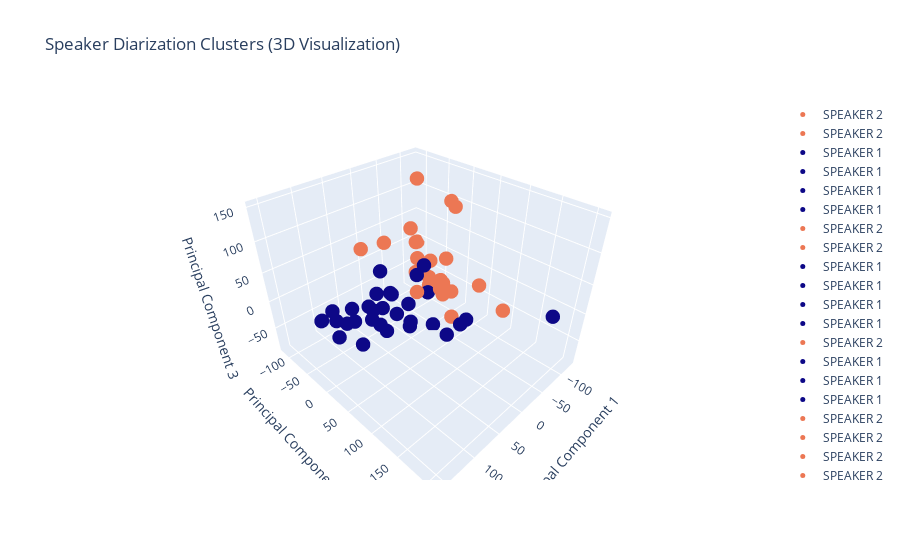

Notebook source saved alongside this figure:
### Code cell
import numpy as np
import plotly.graph_objects as go
from sklearn.decomposition import PCA
import matplotlib.cm as cm

# Your existing code for clustering and labeling segments...

# Perform PCA to reduce the dimensionality of embeddings to 3D
pca = PCA(n_components=3, random_state=42)
embeddings_3d = pca.fit_transform(embeddings)

# Get the number of unique speakers from the labels
num_unique_speakers = len(np.unique(labels))

# Create a colormap for speakers, ensuring each speaker gets a unique color
colors = cm.tab20b(np.linspace(0, 1, num_unique_speakers))

# Prepare the data for the 3D scatter plot
data = []
for i, segment in enumerate(segments):
    speaker_id = labels[i] + 1
    x, y, z = embeddings_3d[i]
    color = colors[labels[i] % num_unique_speakers]  # Get the corresponding color for the speaker
    trace = go.Scatter3d(x=[x], y=[y], z=[z], mode='markers',
                         marker=dict(size=5, color=color),
                         name=f'SPEAKER {speaker_id}')
    data.append(trace)

# Layout for the 3D scatter plot
layout = go.Layout(
    title="Speaker Diarization Clusters (3D Visualization)",
    scene=dict(
        xaxis_title="Principal Component 1",
        yaxis_title="Principal Component 2",
        zaxis_title="Principal Component 3"
    )
)

# Create the figure and plot the 3D scatter plot
fig = go.Figure(data=data, layout=layout)
fig.show()

### Figure 1 — Plotly figure (JSON) as saved in the notebook; plotly's stock layout.template omitted (floating-point values rounded to 4 significant figures)
{"data": [{"marker": {"color": [0.8706, 0.6196, 0.8392, 1], "size": 5}, "mode": "markers", "name": "SPEAKER 2", "type": "scatter3d", "x": [-79.94], "y": [-6.645], "z": [-51.66]}, {"marker": {"color": [0.8706, 0.6196, 0.8392, 1], "size": 5}, "mode": "markers", "name": "SPEAKER 2", "type": "scatter3d", "x": [-83.8], "y": [8.67], "z": [-39.88]}, {"marker": {"color": [0.2235, 0.2314, 0.4745, 1], "size": 5}, "mode": "markers", "name": "SPEAKER 1", "type": "scatter3d", "x": [134.6], "y": [-6.9], "z": [30.01]}, {"marker": {"color": [0.2235, 0.2314, 0.4745, 1], "size": 5}, "mode": "markers", "name": "SPEAKER 1", "type": "scatter3d", "x": [51.66], "y": [-5.546], "z": [55.42]}, {"marker": {"color": [0.2235, 0.2314, 0.4745, 1], "size": 5}, "mode": "markers", "name": "SPEAKER 1", "type": "scatter3d", "x": [10.02], "y": [-36.23], "z": [-18.37]}, {"marker": {"color": [0.2235, 0.2314, 0.4745, 1], "size": 5}, "mode": "markers", "name": "SPEAKER 1", "type": "scatter3d", "x": [-59.31], "y": [-30.66], "z": [4.683]}, {"marker": {"color": [0.8706, 0.6196, 0.8392, 1], "size": 5}, "mode": "markers", "name": "SPEAKER 2", "type": "scatter3d", "x": [-58.86], "y": [129.2], "z": [-0.332]}, {"marker": {"color": [0.8706, 0.6196, 0.8392, 1], "size": 5}, "mode": "markers", "name": "SPEAKER 2", "type": "scatter3d", "x": [-12.35], "y": [1.171], "z": [-8.74]}, {"marker": {"color": [0.2235, 0.2314, 0.4745, 1], "size": 5}, "mode": "markers", "name": "SPEAKER 1", "type": "scatter3d", "x": [116.8], "y": [12.56], "z": [34.93]}, {"marker": {"color": [0.2235, 0.2314, 0.4745, 1], "size": 5}, "mode": "markers", "name": "SPEAKER 1", "type": "scatter3d", "x": [-42.97], "y": [6.796], "z": [-87.76]}, {"marker": {"color": [0.2235, 0.2314, 0.4745, 1], "size": 5}, "mode": "markers", "name": "SPEAKER 1", "type": "scatter3d", "x": [33.3], "y": [4.619], "z": [-24.38]}, {"marker": {"color": [0.2235, 0.2314, 0.4745, 1], "size": 5}, "mode": "markers", "name": "SPEAKER 1", "type": "scatter3d", "x": [65.53], "y": [-20.37], "z": [-6.724]}, {"marker": {"color": [0.8706, 0.6196, 0.8392, 1], "size": 5}, "mode": "markers", "name": "SPEAKER 2", "type": "scatter3d", "x": [-114.4], "y": [-15.82], "z": [94.62]}, {"marker": {"color": [0.2235, 0.2314, 0.4745, 1], "size": 5}, "mode": "markers", "name": "SPEAKER 1", "type": "scatter3d", "x": [81.38], "y": [-36.6], "z": [-35.25]}, {"marker": {"color": [0.2235, 0.2314, 0.4745, 1], "size": 5}, "mode": "markers", "name": "SPEAKER 1", "type": "scatter3d", "x": [20.52], "y": [20.74], "z": [-37.43]}, {"marker": {"color": [0.2235, 0.2314, 0.4745, 1], "size": 5}, "mode": "markers", "name": "SPEAKER 1", "type": "scatter3d", "x": [87.69], "y": [15.27], "z": [1.952]}, {"marker": {"color": [0.8706, 0.6196, 0.8392, 1], "size": 5}, "mode": "markers", "name": "SPEAKER 2", "type": "scatter3d", "x": [-73.92], "y": [-1.204], "z": [-23.06]}, {"marker": {"color": [0.8706, 0.6196, 0.8392, 1], "size": 5}, "mode": "markers", "name": "SPEAKER 2", "type": "scatter3d", "x": [-58.73], "y": [-45.46], "z": [12.11]}, {"marker": {"color": [0.8706, 0.6196, 0.8392, 1], "size": 5}, "mode": "markers", "name": "SPEAKER 2", "type": "scatter3d", "x": [-98.28], "y": [-54.33], "z": [-13.75]}, {"marker": {"color": [0.8706, 0.6196, 0.8392, 1], "size": 5}, "mode": "markers", "name": "SPEAKER 2", "type": "scatter3d", "x": [-30.66], "y": [-19.14], "z": [63.64]}, {"marker": {"color": [0.8706, 0.6196, 0.8392, 1], "size": 5}, "mode": "markers", "name": "SPEAKER 2", "type": "scatter3d", "x": [-65.55], "y": [11.64], "z": [32.98]}, {"marker": {"color": [0.8706, 0.6196, 0.8392, 1], "size": 5}, "mode": "markers", "name": "SPEAKER 2", "type": "scatter3d", "x": [-22.36], "y": [-21.22], "z": [88.96]}, {"marker": {"color": [0.2235, 0.2314, 0.4745, 1], "size": 5}, "mode": "markers", "name": "SPEAKER 1", "type": "scatter3d", "x": [71.45], "y": [19.67], "z": [15.54]}, {"marker": {"color": [0.2235, 0.2314, 0.4745, 1], "size": 5}, "mode": "markers", "name": "SPEAKER 1", "type": "scatter3d", "x": [75.89], "y": [17.94], "z": [-12.56]}, {"marker": {"color": [0.2235, 0.2314, 0.4745, 1], "size": 5}, "mode": "markers", "name": "SPEAKER 1", "type": "scatter3d", "x": [80.02], "y": [19.33], "z": [43.94]}, {"marker": {"color": [0.8706, 0.6196, 0.8392, 1], "size": 5}, "mode": "markers", "name": "SPEAKER 2", "type": "scatter3d", "x": [-125.9], "y": [-114.8], "z": [-11.18]}, {"marker": {"color": [0.8706, 0.6196, 0.8392, 1], "size": 5}, "mode": "markers", "name": "SPEAKER 2", "type": "scatter3d", "x": [-49.13], "y": [15.48], "z": [-13.89]}, {"marker": {"color": [0.8706, 0.6196, 0.8392, 1], "size": 5}, "mode": "markers", "name": "SPEAKER 2", "type": "scatter3d", "x": [-96.14], "y": [55.68], "z": [-10.9]}, {"marker": {"color": [0.2235, 0.2314, 0.4745, 1], "size": 5}, "mode": "markers", "name": "SPEAKER 1", "type": "scatter3d", "x": [-47.04], "y": [-9.599], "z": [-32.3]}, {"marker": {"color": [0.8706, 0.6196, 0.8392, 1], "size": 5}, "mode": "markers", "name": "SPEAKER 2", "type": "scatter3d", "x": [-58.48], "y": [10.12], "z": [-21.5]}, {"marker": {"color": [0.8706, 0.6196, 0.8392, 1], "size": 5}, "mode": "markers", "name": "SPEAKER 2", "type": "scatter3d", "x": [-69.23], "y": [-29.0], "z": [-22.1]}, {"marker": {"color": [0.8706, 0.6196, 0.8392, 1], "size": 5}, "mode": "markers", "name": "SPEAKER 2", "type": "scatter3d", "x": [-62.99], "y": [-54.01], "z": [-20.7]}, {"marker": {"color": [0.8706, 0.6196, 0.8392, 1], "size": 5}, "mode": "markers", "name": "SPEAKER 2", "type": "scatter3d", "x": [-52.27], "y": [13.23], "z": [0.1199]}, {"marker": {"color": [0.2235, 0.2314, 0.4745, 1], "size": 5}, "mode": "markers", "name": "SPEAKER 1", "type": "scatter3d", "x": [104.7], "y": [11.82], "z": [-35.54]}, {"marker": {"color": [0.8706, 0.6196, 0.8392, 1], "size": 5}, "mode": "markers", "name": "SPEAKER 2", "type": "scatter3d", "x": [4.508], "y": [-111.3], "z": [27.99]}, {"marker": {"color": [0.2235, 0.2314, 0.4745, 1], "size": 5}, "mode": "markers", "name": "SPEAKER 1", "type": "scatter3d", "x": [25.81], "y": [24.65], "z": [-40.8]}, {"marker": {"color": [0.2235, 0.2314, 0.4745, 1], "size": 5}, "mode": "markers", "name": "SPEAKER 1", "type": "scatter3d", "x": [8.23], "y": [3.481], "z": [-19.59]}, {"marker": {"color": [0.2235, 0.2314, 0.4745, 1], "size": 5}, "mode": "markers", "name": "SPEAKER 1", "type": "scatter3d", "x": [11.92], "y": [26.46], "z": [45.62]}, {"marker": {"color": [0.2235, 0.2314, 0.4745, 1], "size": 5}, "mode": "markers", "name": "SPEAKER 1", "type": "scatter3d", "x": [105.9], "y": [-45.8], "z": [-56.97]}, {"marker": {"color": [0.8706, 0.6196, 0.8392, 1], "size": 5}, "mode": "markers", "name": "SPEAKER 2", "type": "scatter3d", "x": [-55.15], "y": [-40.72], "z": [150.2]}, {"marker": {"color": [0.2235, 0.2314, 0.4745, 1], "size": 5}, "mode": "markers", "name": "SPEAKER 1", "type": "scatter3d", "x": [-55.52], "y": [207.1], "z": [34.37]}, {"marker": {"color": [0.2235, 0.2314, 0.4745, 1], "size": 5}, "mode": "markers", "name": "SPEAKER 1", "type": "scatter3d", "x": [29.33], "y": [-26.4], "z": [-78.64]}, {"marker": {"color": [0.2235, 0.2314, 0.4745, 1], "size": 5}, "mode": "markers", "name": "SPEAKER 1", "type": "scatter3d", "x": [29.19], "y": [102.0], "z": [-8.259]}, {"marker": {"color": [0.8706, 0.6196, 0.8392, 1], "size": 5}, "mode": "markers", "name": "SPEAKER 2", "type": "scatter3d", "x": [-62.79], "y": [20.54], "z": [132.3]}, {"marker": {"color": [0.2235, 0.2314, 0.4745, 1], "size": 5}, "mode": "markers", "name": "SPEAKER 1", "type": "scatter3d", "x": [-0.3711], "y": [100.2], "z": [-8.463]}, {"marker": {"color": [0.2235, 0.2314, 0.4745, 1], "size": 5}, "mode": "markers", "name": "SPEAKER 1", "type": "scatter3d", "x": [-60.31], "y": [62.67], "z": [-55.64]}, {"marker": {"color": [0.8706, 0.6196, 0.8392, 1], "size": 5}, "mode": "markers", "name": "SPEAKER 2", "type": "scatter3d", "x": [-65.22], "y": [-24.66], "z": [-34.32]}, {"marker": {"color": [0.2235, 0.2314, 0.4745, 1], "size": 5}, "mode": "markers", "name": "SPEAKER 1", "type": "scatter3d", "x": [3.867], "y": [-40.28], "z": [-26.1]}, {"marker": {"color": [0.2235, 0.2314, 0.4745, 1], "size": 5}, "mode": "markers", "name": "SPEAKER 1", "type": "scatter3d", "x": [20.81], "y": [-69.77], "z": [-65.45]}, {"marker": {"color": [0.8706, 0.6196, 0.8392, 1], "size": 5}, "mode": "markers", "name": "SPEAKER 2", "type": "scatter3d", "x": [-52.79], "y": [38.21], "z": [-59.14]}, {"marker": {"color": [0.2235, 0.2314, 0.4745, 1], "size": 5}, "mode": "markers", "name": "SPEAKER 1", "type": "scatter3d", "x": [120.9], "y": [3.035], "z": [6.785]}, {"marker": {"color": [0.8706, 0.6196, 0.8392, 1], "size": 5}, "mode": "markers", "name": "SPEAKER 2", "type": "scatter3d", "x": [-14.41], "y": [-74.73], "z": [46.77]}, {"marker": {"color": [0.2235, 0.2314, 0.4745, 1], "size": 5}, "mode": "markers", "name": "SPEAKER 1", "type": "scatter3d", "x": [157.3], "y": [2.823], "z": [32.69]}, {"marker": {"color": [0.2235, 0.2314, 0.4745, 1], "size": 5}, "mode": "markers", "name": "SPEAKER 1", "type": "scatter3d", "x": [151.6], "y": [-9.064], "z": [21.81]}, {"marker": {"color": [0.2235, 0.2314, 0.4745, 1], "size": 5}, "mode": "markers", "name": "SPEAKER 1", "type": "scatter3d", "x": [125.9], "y": [-14.7], "z": [3.914]}], "layout": {"scene": {"xaxis": {"title": {"text": "Principal Component 1"}}, "yaxis": {"title": {"text": "Principal Component 2"}}, "zaxis": {"title": {"text": "Principal Component 3"}}}, "title": {"text": "Speaker Diarization Clusters (3D Visualization)"}}}
